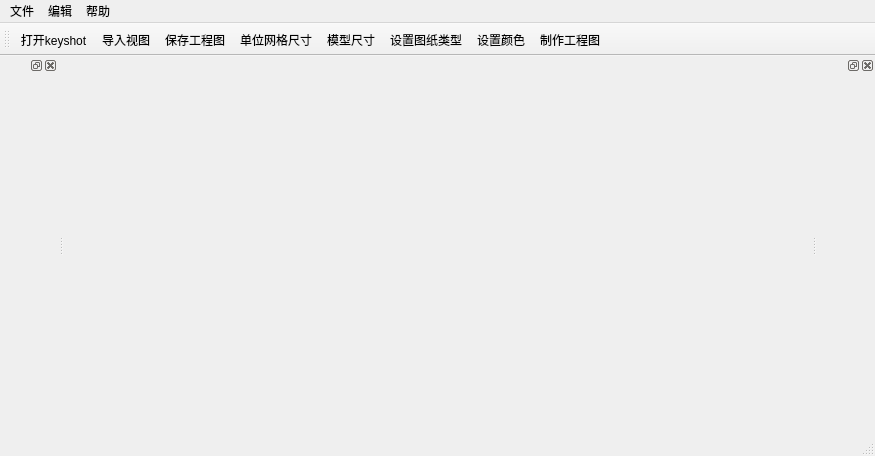
<?xml version="1.0" encoding="UTF-8"?>
<ui version="4.0">
 <class>MainWindow</class>
 <widget class="QMainWindow" name="MainWindow">
  <property name="geometry">
   <rect>
    <x>0</x>
    <y>0</y>
    <width>875</width>
    <height>456</height>
   </rect>
  </property>
  <property name="windowTitle">
   <string>变形迷彩三维渲染软件</string>
  </property>
  <widget class="QWidget" name="centralWidget"/>
  <widget class="QMenuBar" name="menuBar">
   <property name="geometry">
    <rect>
     <x>0</x>
     <y>0</y>
     <width>875</width>
     <height>23</height>
    </rect>
   </property>
   <widget class="QMenu" name="menu">
    <property name="title">
     <string>文件</string>
    </property>
    <addaction name="action_keyshot"/>
    <addaction name="action_read_png"/>
    <addaction name="action_write_png"/>
   </widget>
   <widget class="QMenu" name="menu_2">
    <property name="title">
     <string>编辑</string>
    </property>
    <addaction name="action_setSize"/>
    <addaction name="action_set_grid"/>
    <addaction name="action_add_rule"/>
    <addaction name="action_set_color"/>
    <addaction name="action_set_type"/>
    <addaction name="action_create"/>
   </widget>
   <widget class="QMenu" name="menu_3">
    <property name="title">
     <string>帮助</string>
    </property>
   </widget>
   <addaction name="menu"/>
   <addaction name="menu_2"/>
   <addaction name="menu_3"/>
  </widget>
  <widget class="QToolBar" name="mainToolBar">
   <attribute name="toolBarArea">
    <enum>TopToolBarArea</enum>
   </attribute>
   <attribute name="toolBarBreak">
    <bool>false</bool>
   </attribute>
   <addaction name="action_keyshot"/>
   <addaction name="action_read_png"/>
   <addaction name="action_write_png"/>
   <addaction name="action_set_grid"/>
   <addaction name="action_setSize"/>
   <addaction name="action_set_type"/>
   <addaction name="action_set_color"/>
   <addaction name="action_create"/>
  </widget>
  <widget class="QStatusBar" name="statusBar"/>
  <widget class="QDockWidget" name="dockWidget">
   <attribute name="dockWidgetArea">
    <number>1</number>
   </attribute>
   <widget class="QWidget" name="dockWidgetContents"/>
  </widget>
  <widget class="QDockWidget" name="dockWidget_3">
   <attribute name="dockWidgetArea">
    <number>2</number>
   </attribute>
   <widget class="QWidget" name="dockWidgetContents_3"/>
  </widget>
  <action name="action_keyshot">
   <property name="icon">
    <iconset>
     <normaloff>icon/keyshot.jfif</normaloff>icon/keyshot.jfif</iconset>
   </property>
   <property name="text">
    <string>打开keyshot</string>
   </property>
  </action>
  <action name="action_read_png">
   <property name="icon">
    <iconset>
     <normaloff>icon/openobj.png</normaloff>icon/openobj.png</iconset>
   </property>
   <property name="text">
    <string>导入视图</string>
   </property>
  </action>
  <action name="action_write_png">
   <property name="icon">
    <iconset>
     <normaloff>icon/savepic.png</normaloff>icon/savepic.png</iconset>
   </property>
   <property name="text">
    <string>保存工程图</string>
   </property>
  </action>
  <action name="action_set_grid">
   <property name="icon">
    <iconset>
     <normaloff>icon/m.png</normaloff>icon/m.png</iconset>
   </property>
   <property name="text">
    <string>单位网格尺寸</string>
   </property>
  </action>
  <action name="action_setSize">
   <property name="icon">
    <iconset>
     <normaloff>icon/cube.png</normaloff>icon/cube.png</iconset>
   </property>
   <property name="text">
    <string>模型尺寸</string>
   </property>
  </action>
  <action name="action_add_rule">
   <property name="text">
    <string>添加标尺</string>
   </property>
  </action>
  <action name="action_set_color">
   <property name="icon">
    <iconset>
     <normaloff>icon/mycolor.png</normaloff>icon/mycolor.png</iconset>
   </property>
   <property name="text">
    <string>设置颜色</string>
   </property>
  </action>
  <action name="action_set_type">
   <property name="icon">
    <iconset>
     <normaloff>icon/5.png</normaloff>icon/5.png</iconset>
   </property>
   <property name="text">
    <string>设置图纸类型</string>
   </property>
  </action>
  <action name="action_create">
   <property name="icon">
    <iconset>
     <normaloff>icon/run.jfif</normaloff>icon/run.jfif</iconset>
   </property>
   <property name="text">
    <string>制作工程图</string>
   </property>
  </action>
 </widget>
 <layoutdefault spacing="6" margin="11"/>
 <resources/>
 <connections/>
</ui>
